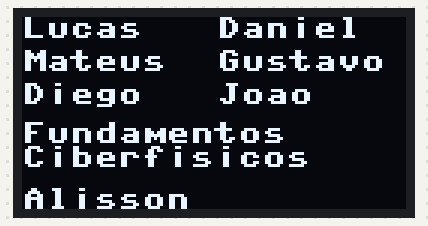
This program was run on a simulated ESP32 board running MicroPython. Parts: 128×64 one-colour display. Library files of the repository ran but are not shown: ssd1306.py. At 0.1 s the program stops and its outputs stay as they are.

Above: at 0.1 s.

The program:

main.py
```python
from machine import Pin, I2C
import ssd1306

# ESP32 Pin assignment
i2c = I2C(0, scl=Pin(22), sda=Pin(21))

oled_width = 128
oled_height = 64
oled = ssd1306.SSD1306_I2C(oled_width, oled_height, i2c)

oled.text('Lucas', 0, 0)
oled.text('Daniel', 65, 0)
oled.text('Mateus', 0, 11)
oled.text('Gustavo', 65, 11)
oled.text('Diego', 0, 22)
oled.text('Joao', 65, 22)

oled.text('Fundamentos', 0, 35)
oled.text('Ciberfisicos', 0, 43)

oled.text('Alisson', 0, 57)

oled.show()
```
